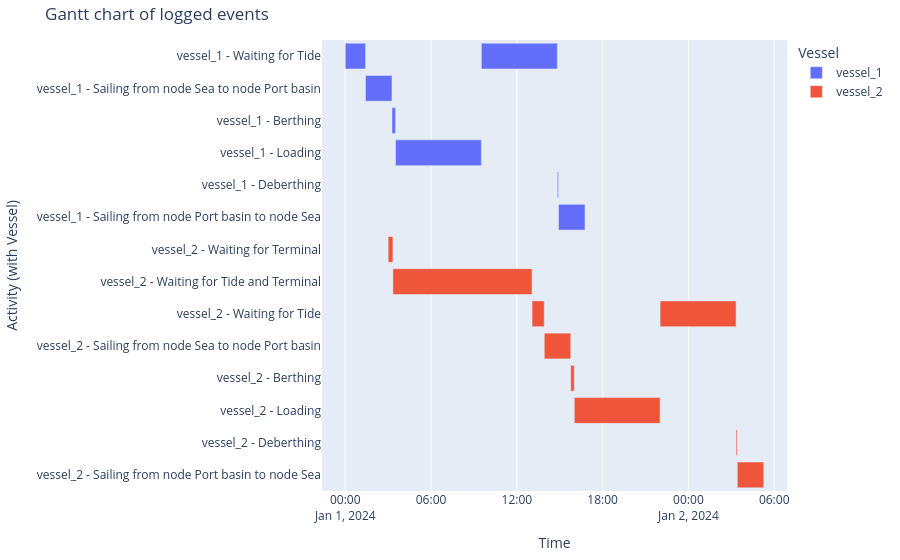

The notebook cell saved with this chart:
### Markdown cell above
##### Vessel processes
And the Gantt chart

### Code cell
df_eventtable = logbook2eventtable([vessel_1, vessel_2])
generate_vessel_gantt_chart(df_eventtable)

### Figure 1 — Plotly figure (JSON) as saved in the notebook; plotly's stock layout.template omitted (floating-point values rounded to 4 significant figures)
{"data": [{"base": ["2024-01-01T00:00:00.000000", "2024-01-01T01:25:00.000000", "2024-01-01T03:16:07.000000", "2024-01-01T03:31:07.000000", "2024-01-01T09:31:07.000000", "2024-01-01T14:50:00.000000", "2024-01-01T14:55:00.000000"], "hovertemplate": "object name=vessel_1<br>start time=%{base}<br>stop time=%{x}<br>activity label=%{y}<extra></extra>", "legendgroup": "vessel_1", "marker": {"color": "#636efa", "pattern": {"shape": ""}}, "name": "vessel_1", "orientation": "h", "showlegend": true, "textposition": "auto", "type": "bar", "x": [5100000, 6667000, 900000, 21600000, 19133000, 300000, 6667000], "xaxis": "x", "y": ["vessel_1 - Waiting for Tide", "vessel_1 - Sailing from node Sea to node Port basin", "vessel_1 - Berthing", "vessel_1 - Loading", "vessel_1 - Waiting for Tide", "vessel_1 - Deberthing", "vessel_1 - Sailing from node Port basin to node Sea"], "yaxis": "y"}, {"base": ["2024-01-01T03:00:00.000000", "2024-01-01T03:20:00.000000", "2024-01-01T13:03:53.000000", "2024-01-01T13:55:00.000000", "2024-01-01T15:46:07.000000", "2024-01-01T16:01:07.000000", "2024-01-01T22:01:07.000000", "2024-01-02T03:20:00.000000", "2024-01-02T03:25:00.000000"], "hovertemplate": "object name=vessel_2<br>start time=%{base}<br>stop time=%{x}<br>activity label=%{y}<extra></extra>", "legendgroup": "vessel_2", "marker": {"color": "#EF553B", "pattern": {"shape": ""}}, "name": "vessel_2", "orientation": "h", "showlegend": true, "textposition": "auto", "type": "bar", "x": [1200000, 35033000, 3067000, 6667000, 900000, 21600000, 19133000, 300000, 6667000], "xaxis": "x", "y": ["vessel_2 - Waiting for Terminal", "vessel_2 - Waiting for Tide and Terminal", "vessel_2 - Waiting for Tide", "vessel_2 - Sailing from node Sea to node Port basin", "vessel_2 - Berthing", "vessel_2 - Loading", "vessel_2 - Waiting for Tide", "vessel_2 - Deberthing", "vessel_2 - Sailing from node Port basin to node Sea"], "yaxis": "y"}], "layout": {"barmode": "overlay", "legend": {"title": {"text": "Vessel"}, "tracegroupgap": 0}, "margin": {"b": 20, "l": 20, "r": 20, "t": 40}, "title": {"text": "Gantt chart of logged events"}, "xaxis": {"anchor": "y", "domain": [0, 1], "title": {"text": "Time"}, "type": "date"}, "yaxis": {"anchor": "x", "autorange": "reversed", "domain": [0, 1], "title": {"text": "Activity (with Vessel)"}}}}
